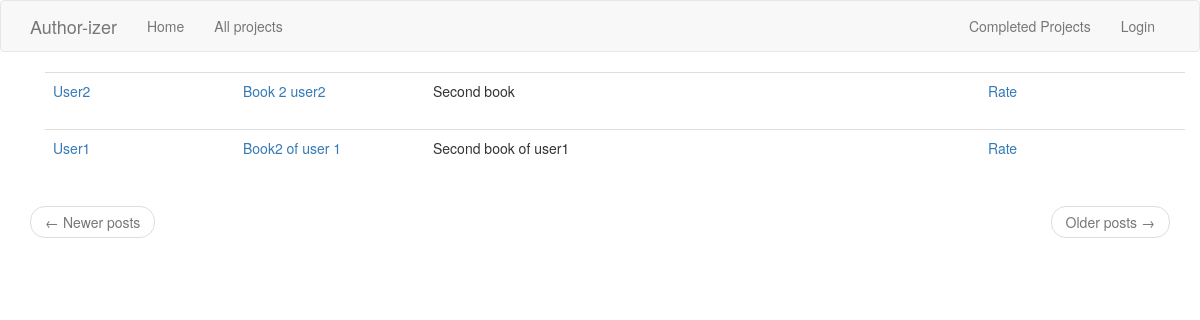
Page /completed on the committed database.
### app/models.py (models this page shows, shortened)
class SearchableMixin(object):
    @classmethod
    def search(cls, expression, page, per_page):
        ids, total = query_index(cls.__tablename__, expression, page, per_page)
        if total == 0:
            return cls.query.filter_by(id=0), 0
        when = []
        for i in range(len(ids)):
            when.append((ids[i], i))
        return cls.query.filter(cls.id.in_(ids)).order_by(
            db.case(when, value=cls.id)), total

class Post(SearchableMixin, db.Model):
    __searchable__ = ['body']
    id = db.Column(db.Integer, primary_key=True)
    body = db.Column(db.Text)
    title= db.Column(db.String(140))
    subtitle=db.Column(db.String(200))
    timestamp = db.Column(db.DateTime, index=True, default=datetime.utcnow)
    user_id = db.Column(db.Integer, db.ForeignKey('user.id', ondelete="CASCADE"))
    contributes = db.relationship('Contribute', backref='contrib', lazy='dynamic')
    completed= db.Column(db.Boolean, default=False)

class User(UserMixin, db.Model):
    id = db.Column(db.Integer, primary_key=True )
    username = db.Column(db.String(64), index=True, unique=True)
    email = db.Column(db.String(120), index=True, unique=True)
    password_hash = db.Column(db.String(128))
    posts = db.relationship('Post', backref='author', lazy='dynamic')
    about_me = db.Column(db.String(140))
    last_seen = db.Column(db.DateTime, default=datetime.utcnow)
    followed = db.relationship(
        'User', secondary=followers,
        primaryjoin=(followers.c.follower_id == id),
        secondaryjoin=(followers.c.followed_id == id),
        backref=db.backref('followers', lazy='dynamic'), lazy='dynamic')

### app/routes.py (the view)
@app.route('/completed')
def completed():
    books=Post.query.order_by(Post.timestamp.desc())
    page = request.args.get('page', 1, type=int)
    posts = books.paginate(
        page, app.config['POSTS_PER_PAGE'], False)
    next_url = url_for('explore', page=posts.next_num) \
        if posts.has_next else None
    prev_url = url_for('explore', page=posts.prev_num) \
        if posts.has_prev else None
    return render_template('completed.html', user=user, posts=posts.items,
                           next_url=next_url, prev_url=prev_url)

### app/routes.py (called while the page is built)
@app.before_request
def before_request():
    if current_user.is_authenticated:
        current_user.last_seen = datetime.utcnow()
        db.session.commit()
        g.search_form = SearchForm()

### app/templates/completed.html
{% extends "base.html" %}
{% import 'bootstrap/wtf.html' as wtf %}
{% block app_content %}
{% for post in posts %}
{%if post.completed==1 %}
        {% include '_post.html' %}
{%endif%}
{% endfor %}
<nav aria-label="...">
    <ul class="pager">
        <li class="previous{% if not prev_url %} disabled{% endif %}">
            <a href="{{ prev_url or '#' }}">
                <span aria-hidden="true">&larr;</span> Newer posts
            </a>
        </li>
        <li class="next{% if not next_url %} disabled{% endif %}">
            <a href="{{ next_url or '#' }}">
                Older posts <span aria-hidden="true">&rarr;</span>
            </a>
        </li>
    </ul>
</nav>
{% endblock %}

### app/templates/_post.html (shortened to what this page needs)
<div class="container">
<table class="table table-hover ">
    <tr class='row'>
        <td class=" col-sm-2">
            <a href="{{ url_for('user', username=post.author.username) }}">
                {{ post.author.username.capitalize() }}
            </a>
        </td>
        <td class="col-sm-2">
            <a href="{{ url_for('read_post', id=post.id) }}">
            {{ post.title.capitalize() }}
            </a>
        </td>
        <td class="col-sm-2 ">
            {{ post.subtitle.capitalize() }}
        </td>
        <td class="col -sm-2">
        </td>
        <td class="col-sm-2 ">
            {%if post.author.username != current_user.username and post.completed %}
            <div class="row">
                <div class="col-auto">
                    <a href="{{url_for('rate' , id=post.id)}}"> Rate</a>
                </div>
            </div>
            {%endif %}
        </td>
    </tr>
</table>
</div>

### rows in the picture
Post: author.username "User2", title "Book 2 user2", subtitle "Second book"
Post: author.username "User1", title "Book2 of user 1", subtitle "Second book of user1"
